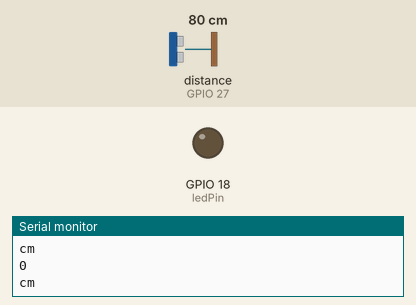
This program was run on a simulated ESP32. Shown: output pins drawn as LEDs (lit = HIGH), the last lines printed to the serial monitor. Wiring (inferred from the names in the program): ultrasonic range finder: trigger GPIO 27; echo GPIO 27. The test bench sets the inputs (shaded band); at power-on: distance to the obstacle (sensor on GPIO 27) 80 cm. The echo pulse lasts 58.3 µs per cm.

Above: at 1.3 s.
1.4 s: distance to the obstacle (sensor on GPIO 27) set to 2 cm
At 2.0 s:
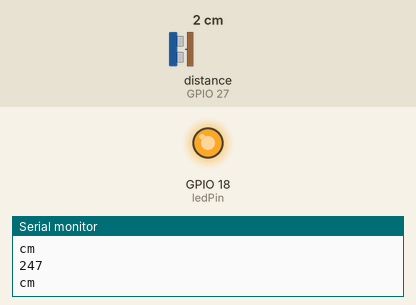
3.0 s: distance to the obstacle (sensor on GPIO 27) set to 18 cm
At 4.2 s:
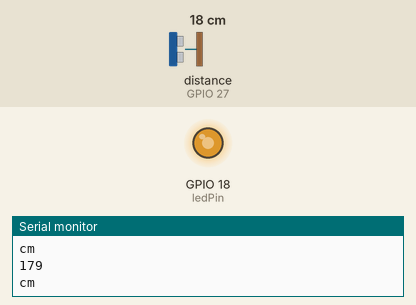
4.5 s: distance to the obstacle (sensor on GPIO 27) set to 35 cm
At 5.8 s:
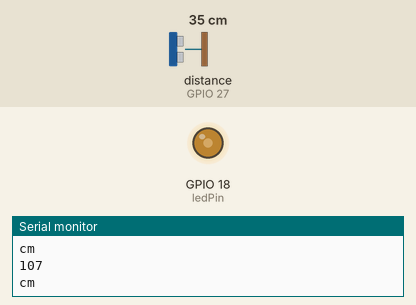
Timing chart, 0 to 7.5 s (numbered marks = the images above; inputs shaded):
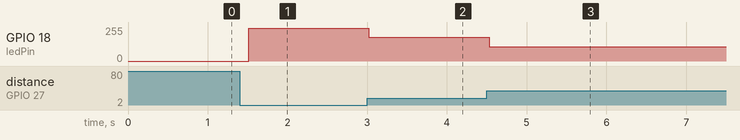

Measured:
- after the input at 1.4 s, GPIO 18 (ledPin): 0/255 → 247/255 after 0.12 s
- after the input at 3.0 s, GPIO 18 (ledPin): 247/255 → 179/255 at once
- after the input at 4.5 s, GPIO 18 (ledPin): 179/255 → 107/255 at once

The program:

main.cpp
```cpp
#include <Arduino.h>
// Ultra-sonic sensor
#define TRIG_ECHO_PIN 27
// PWM
const int ledChannel = 0;
const int ledPin = 18;
const int frequency = 5000;
const int resolution = 8;
long microsecondsToCentimeters(long microseconds);
long getDistance();
long normalizeDistance();
void setup() {
  Serial.begin(115200);
  ledcSetup(ledChannel, frequency, resolution);
  ledcAttachPin(ledPin, ledChannel);
}
void loop() {
  long strength = normalizeDistance();
  analogWrite(ledPin, strength);
  Serial.println(strength);
  Serial.println("cm");
  delay(500);
}
long normalizeDistance() {
  const int maxDistance = 60;
  long x = getDistance();
  if (x > maxDistance) {
    return 0;
  }

  return map(x, 0, maxDistance, 255, 0);
}
long getDistance() {
  long duration, inches, cm;
  pinMode(TRIG_ECHO_PIN, OUTPUT);
  digitalWrite(TRIG_ECHO_PIN, LOW);
  delayMicroseconds(2);
  digitalWrite(TRIG_ECHO_PIN, HIGH);
  delayMicroseconds(5);
  digitalWrite(TRIG_ECHO_PIN, LOW);
  pinMode(TRIG_ECHO_PIN, INPUT);
  duration = pulseIn(TRIG_ECHO_PIN, HIGH);
  return microsecondsToCentimeters(duration);
}
long microsecondsToCentimeters(long microseconds) {
  // The speed of sound is 340 m/s or 29 microseconds per centimeter.
  // The ping travels out and back, so to find the distance of the object we
  // take half of the distance travelled.
  return microseconds / 29 / 2;
}
```
